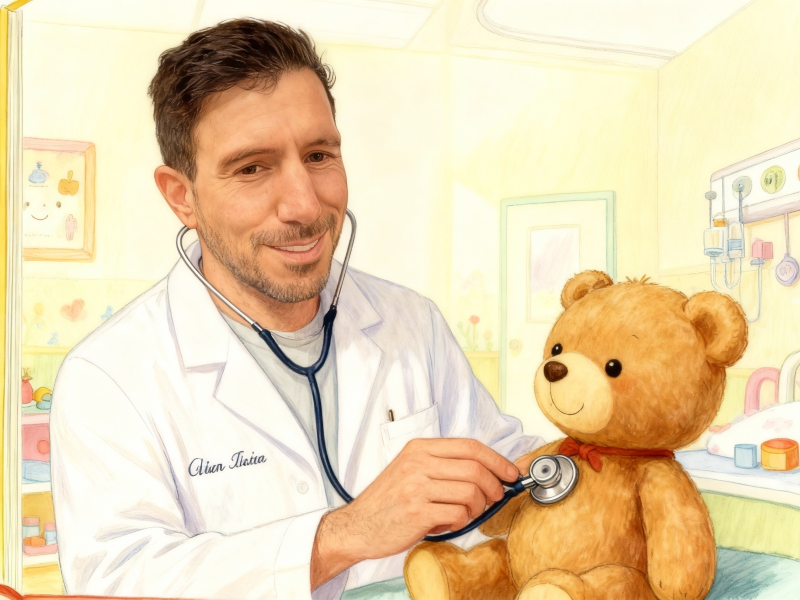
#> input picture test/test_response/image/career.jpeg, 1600 x 1200 px (shown at 1/2 size)
$ python -i create_cover.py   (imports and definitions only)
#> lines starting #> are read from the running program, lines starting #| are printed output that depends on the picture
#> further down, picture is the input picture: PIL image 1600x1200 RGB; mean R, G, B 233.7, 213.6, 177.5
import os
import io
import base64
import json
import time
from pathlib import Path
from typing import Optional, Dict, Any

import requests
from PIL import Image
from reportlab.lib.pagesizes import A4, landscape
from reportlab.pdfgen import canvas
from reportlab.lib.utils import ImageReader
from reportlab.platypus import Paragraph, Frame
from reportlab.lib.styles import getSampleStyleSheet, ParagraphStyle
from reportlab.pdfbase import pdfmetrics
from reportlab.pdfbase.ttfonts import TTFont

# from .swap_face import swap_face  # Import moved inside functions that need it


# [106 lines left out: functions _find_usable_font_path, _register_unicode_font, _download_image_as_pil, _image_to_base64_png, _convert_image_to_transparent_base64, not called in this run]


def _analyze_background_brightness(bg_img: Image.Image, text_region_ratio: float = 0.3) -> float:
    """
    Analyze background brightness in the text region to determine appropriate text color.
    Returns average brightness (0-1), where > 0.5 is bright, < 0.5 is dark.
    """
#> called with text_region_ratio = 0.3
    width, height = bg_img.size
#> width = 1600; height = 1200

    # Define text region (right half of the page where text will be placed)
    text_region_width = int(width * text_region_ratio)
#> text_region_width = 480
    text_region_x = width - text_region_width  # Right side of page
#> text_region_x = 1120

    # Crop to text region
    text_region = bg_img.crop((text_region_x, 0, width, height))
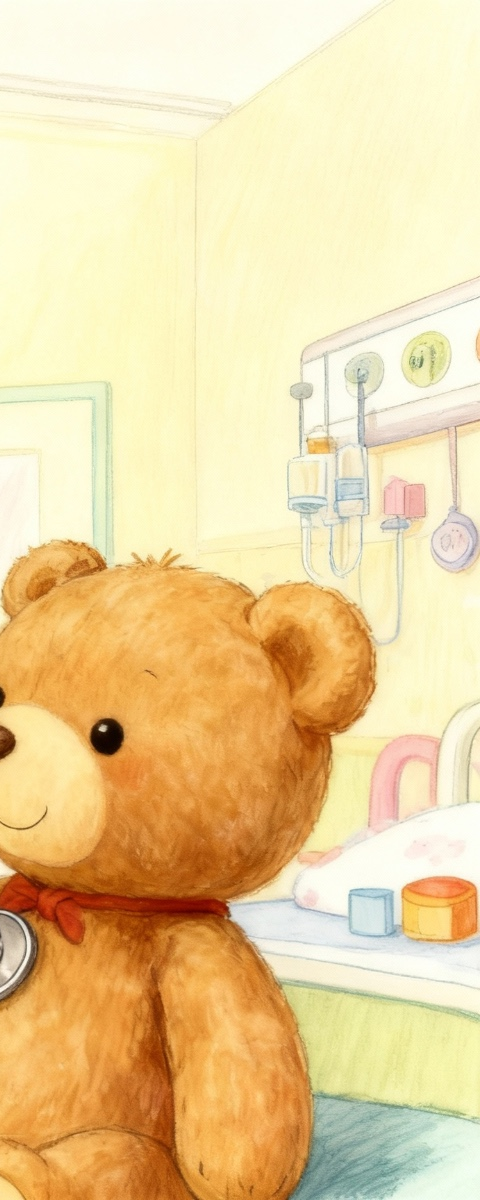
#> text_region: PIL image 480x1200 RGB; mean R, G, B 236.2, 209.9, 157.9

    # Convert to grayscale and calculate average brightness
    gray_region = text_region.convert("L")
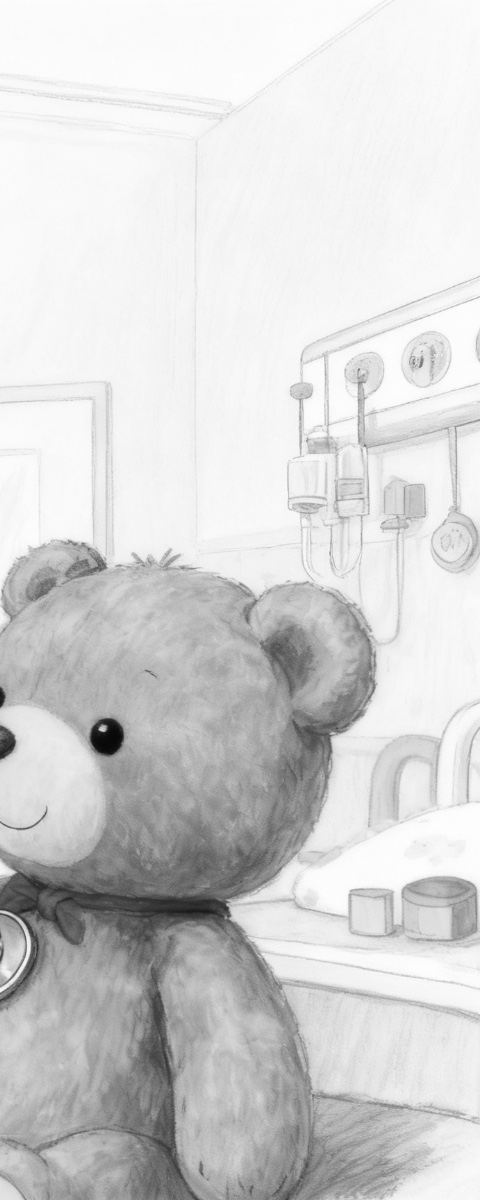
#> gray_region: PIL image 480x1200 L; min 6, max 254, mean 211.8
    histogram = gray_region.histogram()
#> histogram = 256 values, max 35728 at index 246, min 0 at index 0, mean 2250

    # Calculate weighted average brightness
    total_pixels = sum(histogram)
#> total_pixels = 576000
    if total_pixels == 0:
        return 0.5  # Default to middle brightness

    brightness_sum = sum(i * count for i, count in enumerate(histogram))
#> brightness_sum = 122018832
    average_brightness = brightness_sum / (total_pixels * 255.0)  # Normalize to 0-1
#> average_brightness = 0.831

    return average_brightness


# [78 lines left out: functions _draw_background, _draw_image_left_half, _draw_title_center, not called in this run]


# [327 lines not run here, left out]

>>> from PIL import Image
>>> picture = Image.open('../../../test/test_response/image/career.jpeg')
>>> result = _analyze_background_brightness(picture)
#> result = 0.831

$ run again, on test/test_response/image/happy.jpeg
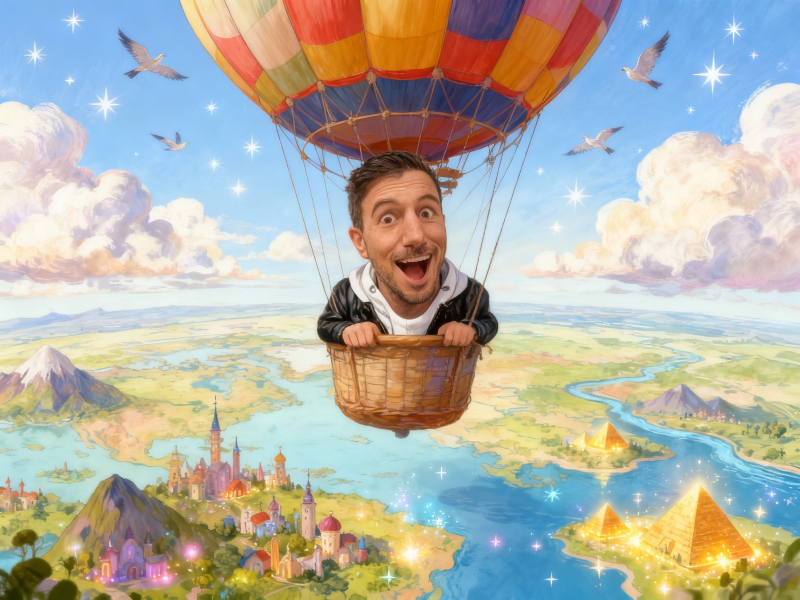
#> input picture test/test_response/image/happy.jpeg, 1600 x 1200 px (shown at 1/2 size)
#> picture is the input picture: PIL image 1600x1200 RGB; mean R, G, B 179.8, 179.6, 168.9
#> in _analyze_background_brightness, `text_region = bg_img.crop((text_region_x, 0, width, height))`:
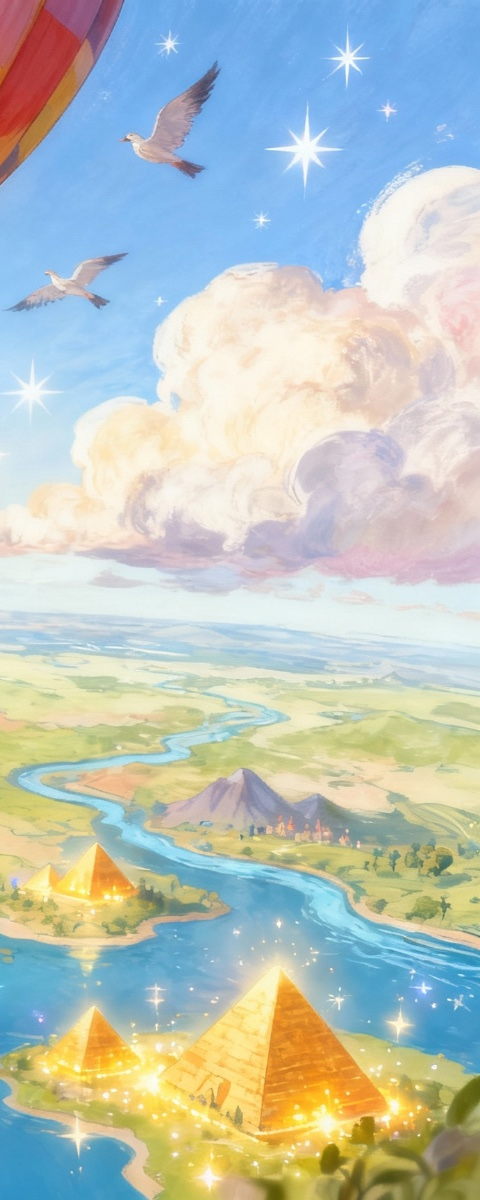
#> text_region: PIL image 480x1200 RGB; mean R, G, B 186.3, 196.5, 189.3
#> in _analyze_background_brightness, `gray_region = text_region.convert("L")`:
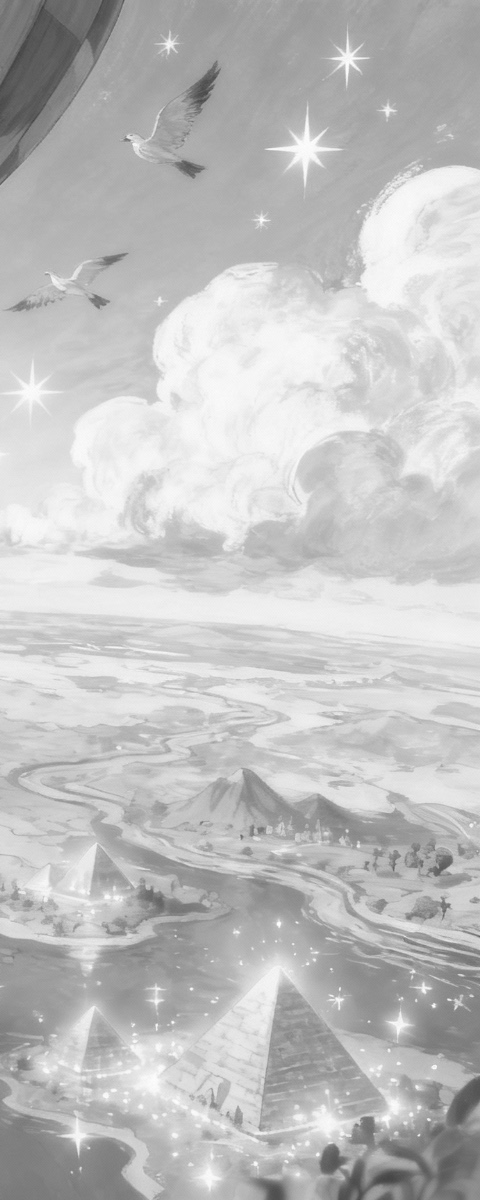
#> gray_region: PIL image 480x1200 L; min 64, max 254, mean 192.6
#> histogram = 256 values, max 7080 at index 237, min 0 at index 0, mean 2250
#> total_pixels = 576000
#> brightness_sum = 110936043
#> average_brightness = 0.755
